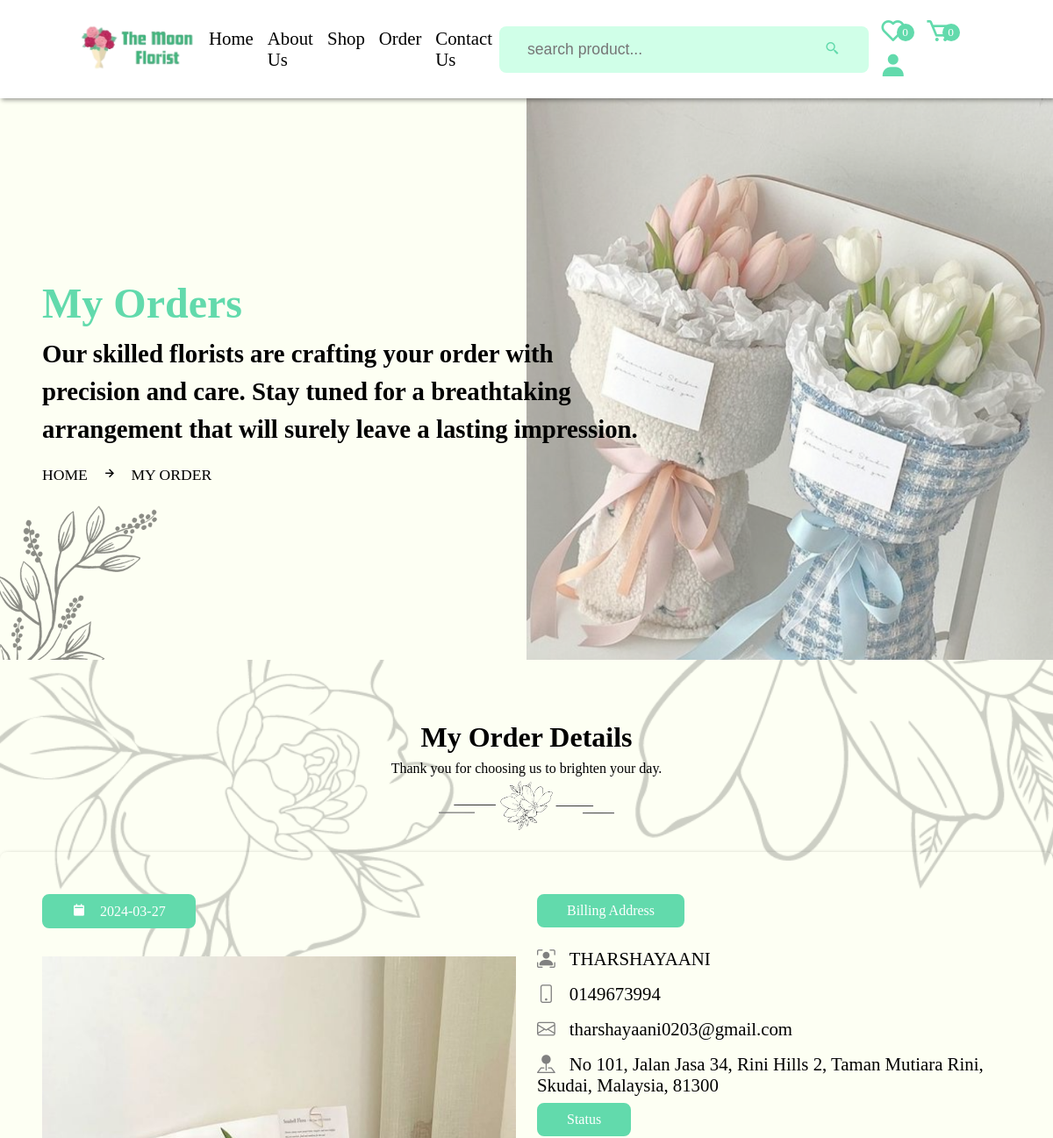
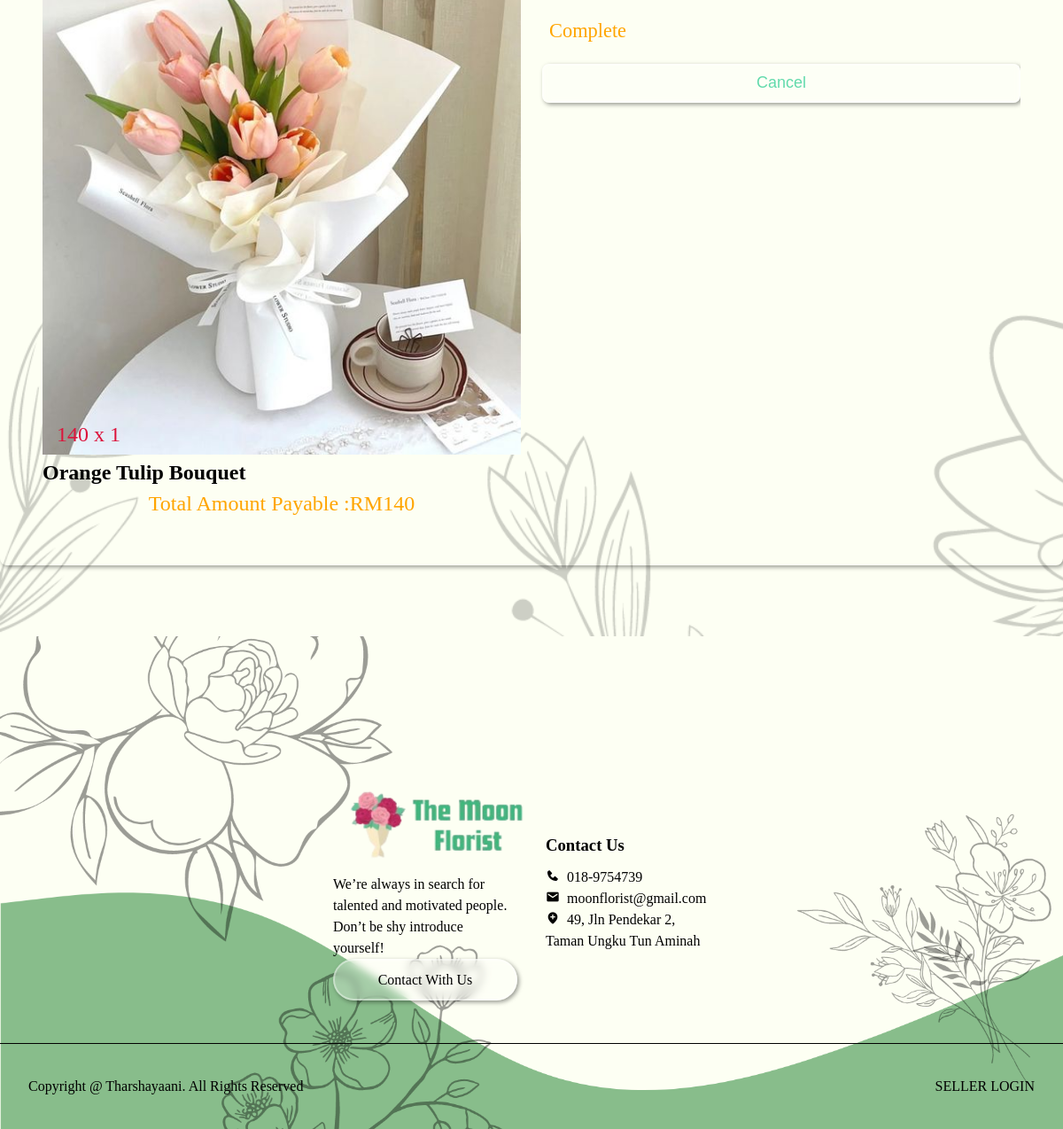
Page /view_order.php?get_id=jLPV (signed in) on the committed database (2 pictures, top to bottom).
### tables this page shows
CREATE TABLE `products` (
  `id` varchar(255) NOT NULL,
  `seller_id` varchar(20) NOT NULL,
  `name` varchar(255) NOT NULL,
  `price` varchar(255) NOT NULL,
  `image` varchar(255) NOT NULL,
  `stock` int(100) NOT NULL,
  `product_detail` varchar(500) NOT NULL,
  `status` varchar(100) NOT NULL
);

CREATE TABLE `orders` (
  `id` varchar(20) NOT NULL,
  `user_id` varchar(20) NOT NULL,
  `seller_id` varchar(20) NOT NULL,
  `name` varchar(50) NOT NULL,
  `number` varchar(10) NOT NULL,
  `email` varchar(50) NOT NULL,
  `address` varchar(200) NOT NULL,
  `address_type` varchar(10) NOT NULL,
  `method` varchar(50) NOT NULL,
  `product_id` varchar(20) NOT NULL,
  `price` varchar(10) NOT NULL,
  `qty` varchar(2) NOT NULL,
  `date` date NOT NULL DEFAULT current_timestamp(),
  `status` varchar(50) NOT NULL DEFAULT 'in progress',
  `payment_status` varchar(255) NOT NULL DEFAULT 'pending'
);

### view_order.php (the view, shortened to what this page needs)
<?php
	include 'components/connect.php';
	if (isset($_GET['get_id'])) {
		$get_id = $_GET['get_id'];
	}else{
		$get_id = '';
		header("location:order.php");
	}
?>
<!DOCTYPE html>
<html lang="en">
<head>
   <link href='https://unpkg.com/boxicons@2.1.2/css/boxicons.min.css' rel='stylesheet'>
   <link rel="stylesheet" href="https://cdn.jsdelivr.net/npm/bootstrap-icons@1.10.3/font/bootstrap-icons.css">
	<link rel="stylesheet" href="css/user_style.css">
</head>
<body>
	<?php include 'components/user_header.php'; ?>
	<div class="banner">
        <div class="detail">
            <h1>my orders</h1>
            <p>Our skilled florists are crafting your order with <br>
			precision and care. Stay tuned for a breathtaking <br>
			arrangement that will surely leave a lasting impression.</p>
            <span><a href="home.html">home</a><i class='bx bx-right-arrow-alt'></i>my order</span>
        </div>
    </div>
	<div class="order-detail">
		<div class="heading">
			<h1>my order details</h1>
			<p>Thank you for choosing us to brighten your day.</p>
			<img src="image/separator.png" alt="">
		</div>
		<div class="box-container">
			<?php
				$grand_total = 0;
				$select_order = $conn->prepare("SELECT * FROM `orders` WHERE id=? LIMIT 1");
				$select_order->execute([$get_id]);
				if ($select_order->rowCount() > 0) {
					while($fetch_order = $select_order->fetch(PDO::FETCH_ASSOC)){
						$select_product = $conn->prepare("SELECT * FROM `products` WHERE id=? LIMIT 1");
						$select_product->execute([$fetch_order['product_id']]);
						if ($select_product->rowCount() > 0) {
							while($fetch_product = $select_product->fetch(PDO::FETCH_ASSOC)){
								$sub_total = ($fetch_order['price']*$fetch_order['qty']);
								$grand_total+= $sub_total;
			?>
			<div class="box">
				<div class="col">
					<p class="title"><i class='bx bxs-calendar-alt'></i><?= $fetch_order['date']; ?></p>
					<img src="uploaded_files/<?= $fetch_product['image']; ?>" class="image">
					<p class="price"><?= $fetch_product['price']; ?> x <?= $fetch_order['qty']; ?></p>
					<h3 class="name"><?= $fetch_product['name']; ?></h3>
					<p class="grand-total">total amount payable : <span> RM<?= $grand_total; ?></span></p>
				</div>
				<div class="col">
					<p class="title">billing address</p>
					<p class="user"><i class="bi bi-person-bounding-box"></i><?= $fetch_order['name']; ?></p>
					<p class="user"><i class="bi bi-phone"></i><?= $fetch_order['number']; ?></p>
					<p class="user"><i class="bi bi-envelope"></i><?= $fetch_order['email']; ?></p>
					<p class="user"><i class="bi bi-pin-map-fill"></i><?= $fetch_order['address']; ?></p>
					<p class="title">status</p>
					<p class="status" style="color:<?php if($fetch_order['status']=='delivered'){echo "green";}elseif($fetch_order['status']=='canceled'){echo "red";}else{echo "orange";} ?>"><?= $fetch_order['status']; ?></p>
					<?php if ($fetch_order['status']=='canceled') { ?>
						<a href="checkout.php?get_id=<?= $fetch_product['id']; ?>" class="btn">order again</a>
					<?php }else{ ?>
						<form action="" method="post">
							<button type="submit" name="cancle" class="btn" onclick="return confirm('do you want to cancle this order');">cancel</button>
						</form>
					<?php } ?>
				</div>
			</div>
			<?php
							}
						}
					}
				}else{
						echo '<p class="empty">no order takes placed yet!</p>';
				}
			?>
		</div>
	</div>
	<?php include 'components/footer.php'; ?>
</body>
</html>

### user_style.css (style rules this page uses)
* { margin: 0; padding: 0; box-sizing: border-box; outline: none; text-decoration: none; list-style: none; }
:root { --space: 2rem; --main-color: #62daac; --pink-color: #8effd6; --pink-opacity: #FFE6E9; --light-color:#ccc; --white-alfa-40: rgba(255, 255, 255, 0.40); --white-alpha-25: rgba(255, 255, 255, 0.25); --backdrop-filter: blur(5px); --padding: 5vh 15px; --box-shadow: 2px 2px 5px rgba(0, 0, 0, 0.40); }
html { scroll-behavior: smooth; overflow-x: hidden; }
.heading { text-align: center; line-height: 1.5; }
.heading h1 { text-transform: capitalize; }
input, button { border: none; outline: none; }
button { background-color: transparent; }
.btn { background-color: var(--white-alpha-25); border: 2px solid var(--white-alfa-40); backdrop-filter: var(--backdrop-filter); box-shadow: var(--box-shadow); text-transform: capitalize; color: var(--main-color); padding: .6rem 2rem; border-radius: 1.5rem; font-size: 18px; cursor: pointer; position: relative; }
.btn::before { content: ''; position: absolute; top: 0; left: 0; height: 100%; border-radius: 30px; width: 0%; background-color: var(--main-color); z-index: -1; transition: width 0.3s ease; }
.banner { width: 100%; height: 80vh; background-image: url("../image/flower1.png"); background-position: center center; background-size: cover; display: flex; align-items: center; }
.banner .detail { padding-left: 4%; color: var(--color); line-height: 1.5; }
.banner .detail p { font-weight: bold; font-size: 180%; margin-bottom: 1rem; }
.banner .detail span { text-transform: uppercase; font-size: 1.1rem; margin-top: 1rem; }
.banner .detail span a { color: var(--green); }
.banner .detail span i { margin: 0 1rem; }
.banner h1 { font-size: 3rem; color: var(--main-color); text-transform: capitalize; }
.box-container { display: grid; grid-template-columns: repeat(auto-fit, minmax(25rem, 1fr)); align-items: center; justify-content: center; }
.box { margin: 1rem; }
.order-detail { background-image: url('../image/floral.png'); background-size: cover; padding: 4rem 0; }
.order-detail .box-container { box-shadow: var(--box-shadow); border-radius: .5rem; padding: 2rem; max-width: 1200px; margin: 1rem auto; }
.order-detail .box-container .box { display: flex; gap: 1.5rem; flex-wrap: wrap; align-items: flex-start; overflow-x: hidden; color: var(--color); }
.order-detail .box-container .box .col { flex: 1 1 30rem; font-size: 1rem; }
.order-detail .box-container .box .image { height: 100%; width: 100%; object-fit: fill; margin: 1rem 0; }
.order-detail .box-container .box .col .title { border-radius: .5rem; margin-bottom: 1rem; padding: .5rem 2rem; font-size: 1rem; color: #fff; background: var(--main-color); border: 2px solid var(--main-color); display: inline-block; text-transform: capitalize; }
.order-detail .box-container .box .col .title i { margin-right: 1rem; color: #fff; }
.order-detail .box-container .box .col .price { color: crimson; font-size: 1.5rem; padding-left: 1rem; margin-top: -3.5rem; }
.order-detail .box-container .box .col .name { font-size: 1.5rem; padding-top: 1rem; color: var(--color); text-overflow: ellipsis; overflow-x: hidden; }
.order-detail .box-container .box .col .user { padding: .5rem 0; font-size: 1.3rem; color: var(--lightgray); }
.order-detail .box-container .box .col i { margin-right: 1rem; color: gray; }
.order-detail .box-container .box .col .grand-total { display: flex; align-items: center; justify-content: center; padding: .5rem; flex-wrap: wrap; box-shadow: var(--inner-box-shadow); font-size: 1.5rem; color: var(--color); border-radius: .5rem; text-transform: capitalize; }
.order-detail .box-container .box .col .grand-total { color: orange; }
.order-detail .box-container .box .col .status { font-size: 1.4rem; padding: .5rem; text-transform: capitalize; }
.order-detail .box-container .box .col .btn { width: 100%; border-radius: .5rem; margin-top: 1rem; }

### rows in the picture
orders: date "2024-03-27", qty "1", name "THARSHAYAANI", number "0149673994", email "tharshayaani0203@gmail.com", address "No 101, Jalan Jasa 34, Rini Hills 2, Taman Mutiara Rini, Skudai, Malaysia, 81300", status "Complete"
products: image (picture), price "140", name "Orange Tulip Bouquet", grand_total "140"

### other values in the picture
$total_Wishlist_items "0"
$total_cart_items "0"
